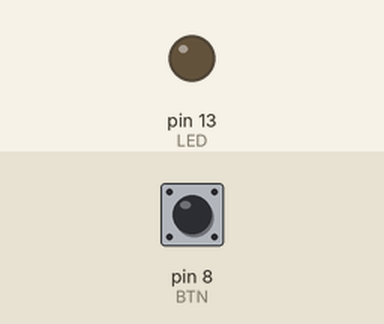
Simulated run of this sketch. Board: Arduino Uno, built with avr-gcc and run on an emulated ATmega328P. On the bench: output pins drawn as LEDs (lit = HIGH). The test bench sets the inputs (shaded band); at power-on: pin 8 (BTN) LOW.

Above: at 1.2 s.
1.3 s: pin 8 (BTN) pulled HIGH for 0.15 s
At 2.3 s:
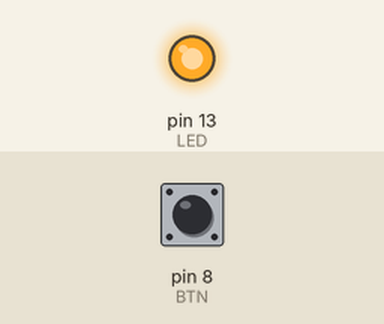
2.9 s: pin 8 (BTN) pulled HIGH for 1 s
At 3.5 s:
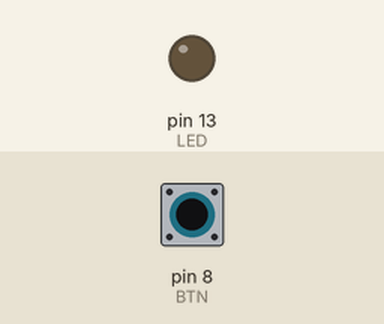
5.4 s: pin 8 (BTN) pulled HIGH for 3.2 s
At 6.6 s:
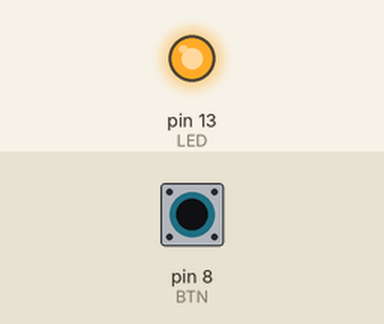
Timing chart, 0 to 8.4 s (numbered marks = the images above; inputs shaded):
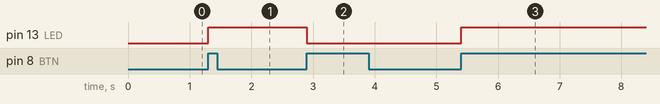

The sketch:

ex_07_led_but.ino
```cpp
#define BTN 8
#define LED 13
bool state = LOW, memo_state;
void setup() {
  // put your setup code here, to run once:
  pinMode(LED, OUTPUT);
}

void loop() {
  // put your main code here, to run repeatedly:
  bool cur_state = digitalRead(BTN);
  if ( cur_state == HIGH && memo_state == LOW ) {
    state = !state;
    digitalWrite(LED, state);
    delay(20);
  }
  memo_state = cur_state;
}
```

Measured:
- after the input at 1.3 s, pin 13 (LED): LOW → HIGH at once
- after the input at 2.9 s, pin 13 (LED): HIGH → LOW at once
- after the input at 5.4 s, pin 13 (LED): LOW → HIGH at once
